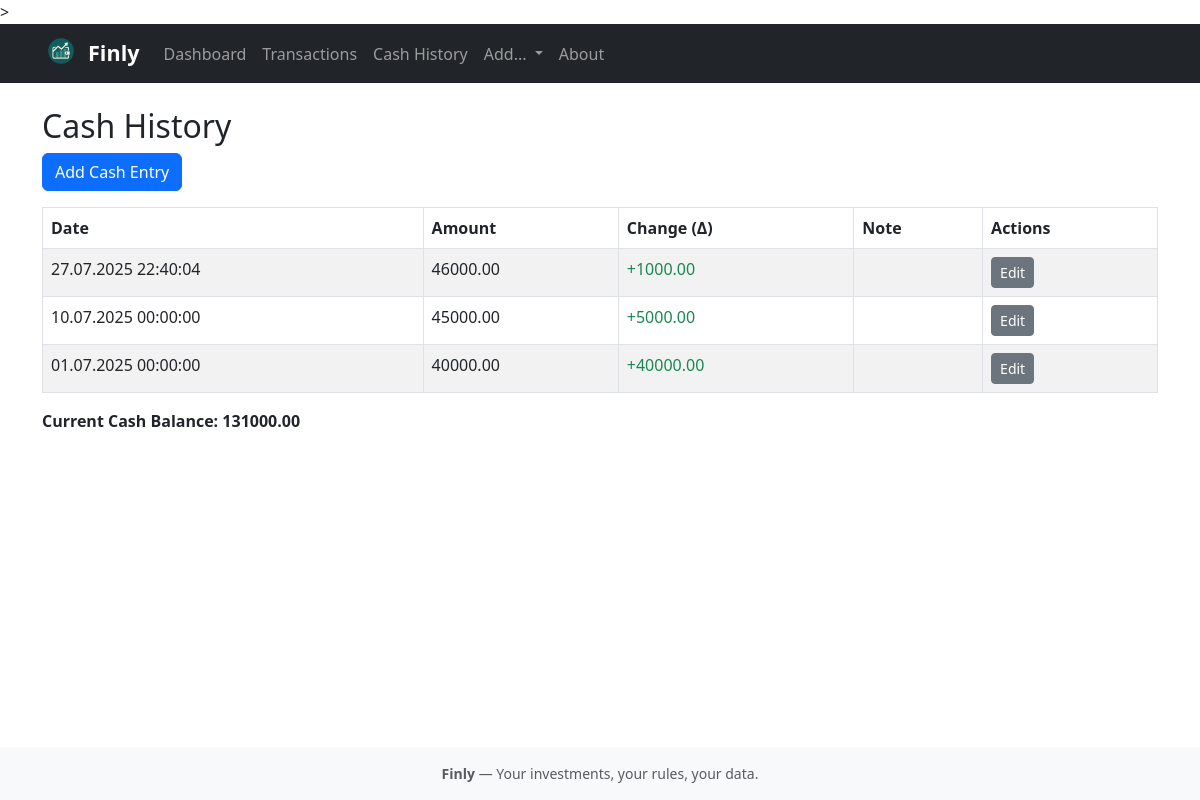
The app's page /cash/history, older data.
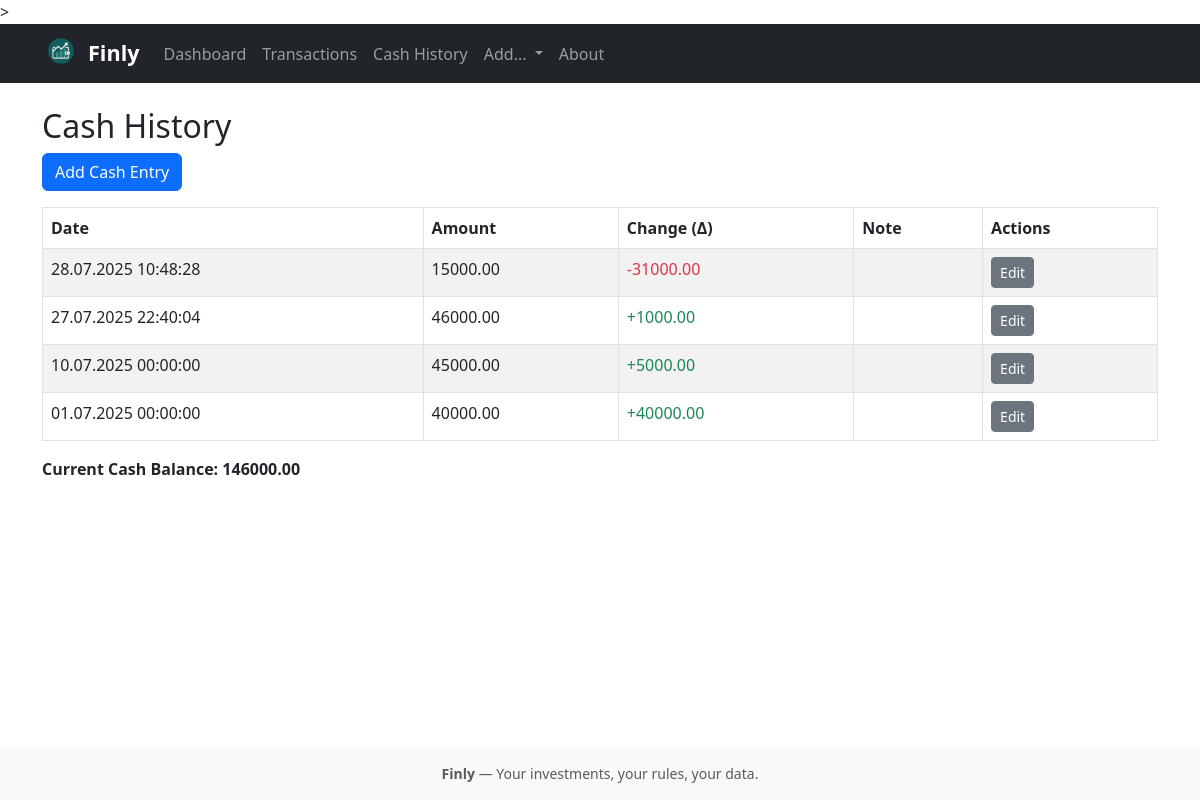
The same page, newer data.
### tables this page shows
CREATE TABLE cash_deposits (
        id INTEGER PRIMARY KEY AUTOINCREMENT,
        created_at TEXT NOT NULL,
        amount REAL NOT NULL,
        delta REAL NOT NULL,
        note TEXT
    );

### routes/cash.py (the view)
@cash_bp.route('/history')
def cash_history():
    db = get_db()
    cur = db.cursor()
    cur.execute("SELECT * FROM cash_deposits ORDER BY created_at DESC")
    deposits = cur.fetchall()
    cur.execute("SELECT SUM(amount) FROM cash_deposits")
    current_balance = cur.fetchone()[0] or 0.0
    return render_template(
        'cash_history.html',
        deposits=deposits,
        current_balance=current_balance
    )

### db.py (called while the page is built)
def get_db():
    if "db" not in g:
        g.db = sqlite3.connect(DB_PATH, check_same_thread=False)
    return g.db

### helpers.py (called while the page is built)
def euro_datetime(value):
    if value:
        try:
            dt = datetime.fromisoformat(value)
        except Exception:
            dt = datetime.strptime(value, "%Y-%m-%dT%H:%M:%S")
        return dt.strftime("%d.%m.%Y %H:%M:%S")
    return ''

### templates/cash_history.html
{% extends "base.html" %}
{% block content %}
<h2>Cash History</h2>
<a href="{{ url_for('cash.add_cash') }}" class="btn btn-primary mb-3">Add Cash Entry</a>
<table class="table table-bordered table-striped">
  <thead>
    <tr>
      <th>Date</th>
      <th>Amount</th>
      <th>Change (Δ)</th>
      <th>Note</th>
      <th>Actions</th>
    </tr>
  </thead>
  <tbody>
    {% for deposit in deposits %}
    <tr>
      <td>{{ deposit[1]|euro_datetime }}</td>
      <td>{{ "%.2f"|format(deposit[2]) }}</td>
      <td>
        {% if deposit[3]|float >= 0 %}
          <span class="text-success">+{{ "%.2f"|format(deposit[3]|float) }}</span>
        {% else %}
          <span class="text-danger">{{ "%.2f"|format(deposit[3]|float) }}</span>
        {% endif %}
      </td>
      <td>{{ deposit[4] }}</td>
      <td>
        <a href="{{ url_for('cash.edit_cash', deposit_id=deposit[0]) }}" class="btn btn-sm btn-secondary">Edit</a>
      </td>
    </tr>
    {% endfor %}
  </tbody>
</table>
<div class="mt-3">
  <b>Current Cash Balance: {{ "%.2f"|format(current_balance) }}</b>
</div>
{% endblock %}

### templates/base.html (shortened to what this page needs)
<!DOCTYPE html>
<html lang="en">
<head>
  <link href="https://cdn.jsdelivr.net/npm/bootstrap@5.3.0/dist/css/bootstrap.min.css" rel="stylesheet">
</head>
<body class="d-flex flex-column min-vh-100">>
  <nav class="navbar navbar-expand-lg navbar-dark bg-dark mb-4">
    <div class="container">
      <a class="navbar-brand d-flex align-items-center" href="{{ url_for('dashboard.dashboard') }}">
        <img src="{{ url_for('static', filename='logo.png') }}" alt="Finly Logo" height="38" class="me-2" style="margin-top:-5px;">
        <span class="fw-bold" style="font-size:1.35rem;">Finly</span>
      </a>
      <div class="collapse navbar-collapse" id="navbarContent">
        <ul class="navbar-nav me-auto mb-2 mb-lg-0">
          <li class="nav-item">
            <a class="nav-link" href="{{ url_for('dashboard.dashboard') }}">Dashboard</a>
          </li>
          <li class="nav-item">
            <a class="nav-link" href="{{ url_for('transactions.all_transactions') }}">Transactions</a>
          </li>
          <li class="nav-item">
            <a class="nav-link" href="{{ url_for('cash.cash_history') }}">Cash History</a>
          </li>
          <li class="nav-item dropdown">
            <a class="nav-link dropdown-toggle" href="#" id="addDropdown" role="button" data-bs-toggle="dropdown" aria-expanded="false">
              Add...
            </a>
          </li>
          <li class="nav-item">
            <a class="nav-link" href="{{ url_for('about.about') }}">About</a>
          </li>
        </ul>
      </div>
    </div>
  </nav>
  <div class="container">
    {% block content %}{% endblock %}
  </div>
  <footer class="mt-auto text-center text-muted py-3 small" style="background: #f8f9fa;">
  <span><b>Finly</b> — Your investments, your rules, your data.</span>
  </footer>
</body>
</html>

Row changes from the older to the newer data that the page shows:
added cash_deposits: created_at "28.07.2025 10:48:28", amount "15000.00", delta "-31000.00"
Text that changed along with them:
{{ "%.2f"|format(current_balance) }}: "131000.00" → "146000.00"
